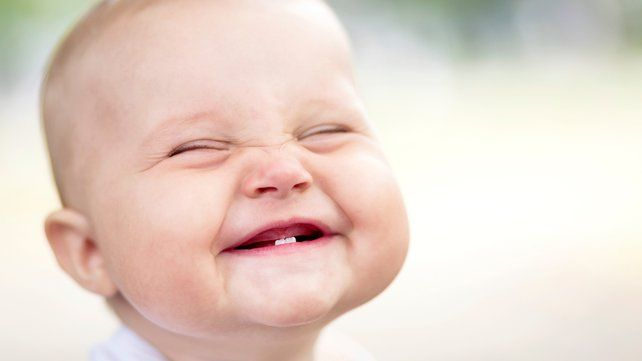
#> input picture test.jpg, 642 x 361 px
$ python -i SkinSegmentation.py   (imports and definitions only)
#> lines starting #> are read from the running program, lines starting #| are printed output that depends on the picture; after the words box and inside, x2 and y2 are one past the last pixel; in counts of white or black regions, pixels touching at a corner belong together
#> further down, picture is the input picture: shape (361, 642, 3); mean B, G, R 201.9, 211.9, 229.5
import cv2
import numpy as np


# ----------------------------------------------------------------------------
# function used to exract skin from image
# input: image
# output: skin mask
def segmentSkin(img):
    B = img[:, :, 0]
    G = img[:, :, 1]
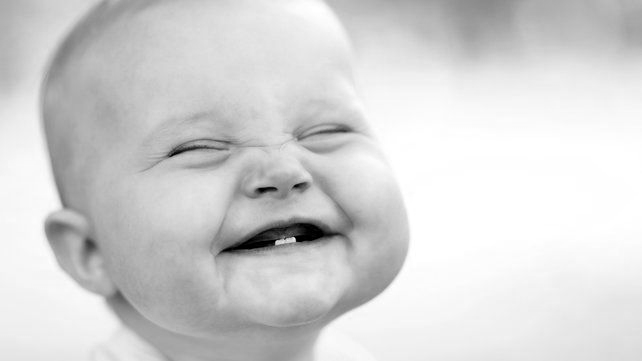
#> G: shape (361, 642); min 0, max 255, mean 211.9
    R = img[:, :, 2]

    hsv = cv2.cvtColor(img, cv2.COLOR_BGR2HSV)
#> hsv: shape (361, 642, 3); mean H, S, V 24.1, 34.5, 230.7
    h = hsv[:, :, 0]
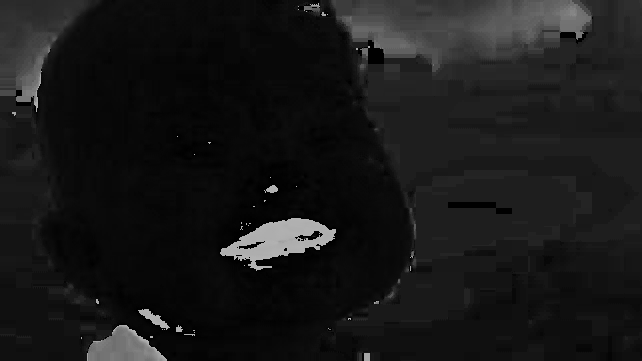
#> h: shape (361, 642); min 0, max 179, mean 24.1
    s = hsv[:, :, 1]
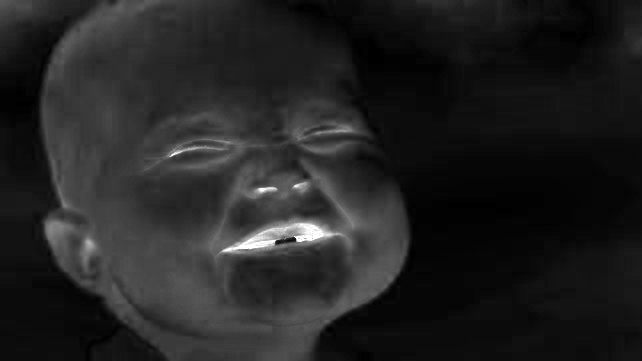
#> s: shape (361, 642); min 0, max 255, mean 34.5
    v = hsv[:, :, 2]

    Y = 0.299 * R + 0.587 * G + 0.114 * B
    Cb = (B - Y) * 0.564 + 128
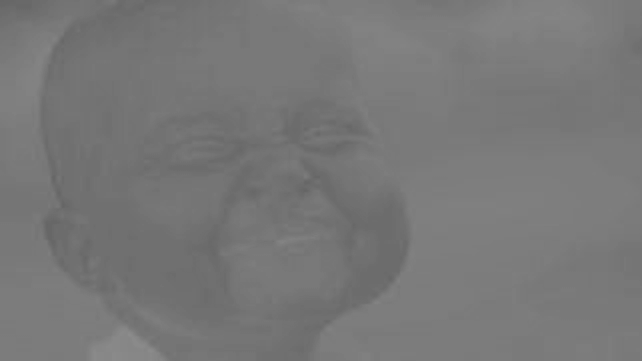
#> Cb: shape (361, 642) float64; min 101, max 141, mean 120
    Cr = (R - Y) * 0.713 + 128
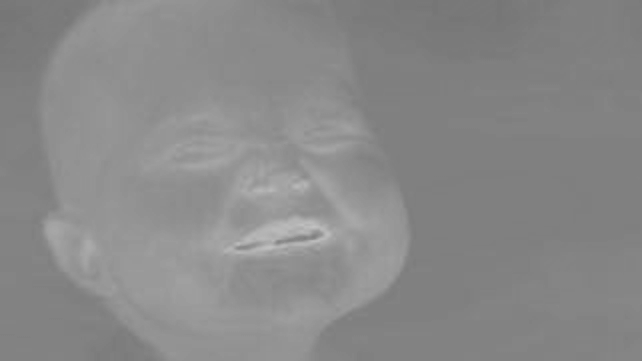
#> Cr: shape (361, 642) float64; min 118.1, max 194.4, mean 137.6

    skin_one = np.zeros((len(img), len(img[0])))
#> skin_one: shape (361, 642) float64; every value is 0
    skin_one_h = np.logical_and(h >= 0.0, h <= 50.0)
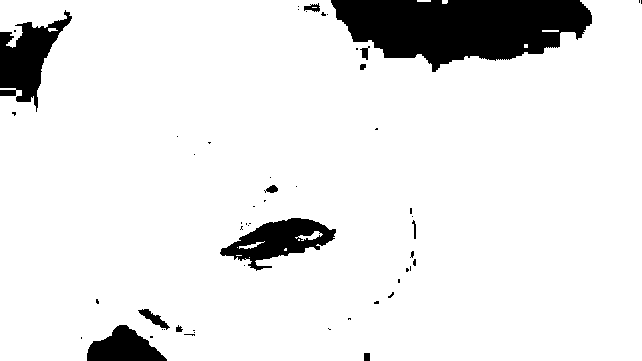
#> skin_one_h: shape (361, 642) bool; 90.7% white; 55 black regions (43 under 20 px), largest, box (x1, y1, x2, y2) and area: (331, 0, 592, 72) 12803, (0, 10, 72, 112) 3261, (220, 218, 336, 271) 2877
    skin_one_s = np.logical_and(s >= 0.23, s <= 0.68)
#> skin_one_s: shape (361, 642) bool; every value is 0
    skin_one_rgb = np.logical_and(
        np.logical_and(np.logical_and(np.logical_and(np.logical_and(R > 95, G > 40), B > 20), R > G), R > B),
        np.absolute(np.array(R) - np.array(G)) > 15)
#> skin_one_rgb: shape (361, 642) bool; 44.4% white; 2 white regions (1 under 20 px), largest, box (x1, y1, x2, y2) and area: (40, 0, 411, 361) 102855
    skin_one = np.logical_and(np.logical_and(skin_one_h, skin_one_rgb), skin_one_s)

    skin_two = np.zeros((len(img), len(img[0])))
    skin_two_rgb = np.logical_and(
        np.logical_and(np.logical_and(np.logical_and(np.logical_and(R > 95, G > 40), B > 20), R > G), R > B),
        np.absolute(np.array(R) - np.array(G)) > 15)
    skin_two_YCbCr = np.logical_and(np.logical_and(np.logical_and(np.logical_and(
        np.logical_and(np.logical_and(np.logical_and(Cr > 135, Cb > 85), Y > 80), Cr <= ((1.5862 * Cb) + 20)),
        Cr >= ((0.3448 * Cb) + 76.2069)),
                                                                  Cr >= ((-4.5652 * Cb) + 234.5652)),
                                                   Cr <= ((-1.15 * Cb) + 301.75)), Cr <= ((-2.2857 * Cb) + 432.85))
#> skin_two_YCbCr: shape (361, 642) bool; 44.5% white; 9 white regions (6 under 20 px), largest, box (x1, y1, x2, y2) and area: (38, 0, 411, 361) 102850, (608, 297, 642, 312) 250, (286, 238, 296, 242) 21
    skin_two = np.logical_and(skin_two_YCbCr, skin_two_rgb)
#> skin_two: shape (361, 642) bool; 43.6% white; 6 white regions (5 under 20 px), largest, box (x1, y1, x2, y2) and area: (40, 0, 411, 361) 100921
    skin = np.logical_or(skin_one, skin_two)
    skin_image = np.copy(img)
    skin_image[skin] = 255
    skin_image[np.logical_not(skin)] = 0
    holes_filled_skin_image = fill_holes(skin_image)
    holes_filled_skin_image = holes_filled_skin_image.astype(np.uint8)
    holes_filled_skin_image = cv2.cvtColor(holes_filled_skin_image, cv2.COLOR_RGB2GRAY)
    # cv2.imshow('skin_image', holes_filled_skin_image)
    return holes_filled_skin_image


# ----------------------------------------------------------------------------
# function used to support segmentSkin function by filling holes in the skin mask from image
# input: skin mask
# output: skin mask
def fill_holes(img):
    kernel = cv2.getStructuringElement(cv2.MORPH_ELLIPSE, (5, 5))
    res = cv2.morphologyEx(img, cv2.MORPH_OPEN, kernel)
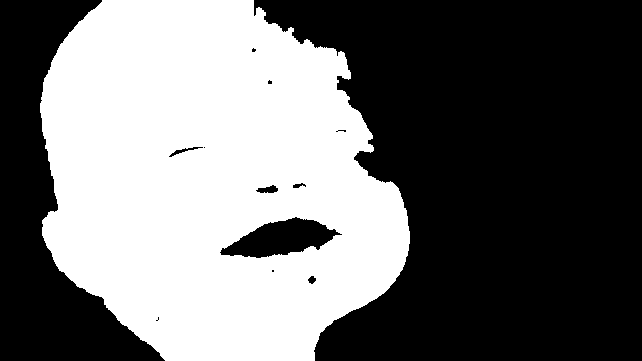
#> res: shape (361, 642, 3); 43.5% white; 1 white region, box (x1, y1, x2, y2) and area: (40, 0, 410, 361) 100813
    return res


# ----------------------------------------------------------------------------
# function used to exract skin from image
# input: image, skin mask
# output: skin only image
# [44 lines left out: function extractSkin, not called in this run]

>>> import cv2
>>> picture = cv2.imread('../test.jpg')
>>> result = segmentSkin(picture)
